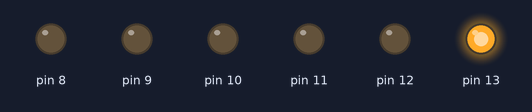
Bench run of a sketch on a simulated Arduino Uno, built with avr-gcc and run on an emulated ATmega328P. Parts: output pins drawn as LEDs (lit = HIGH).

Above: at 0.2 s.
At 1.2 s:
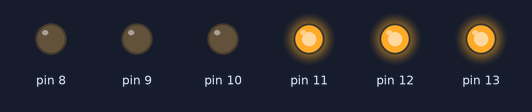
At 1.7 s:
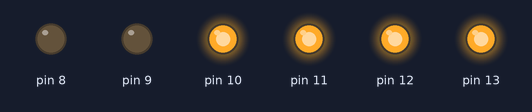
At 3.2 s:
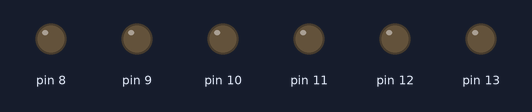
At 5.7 s:
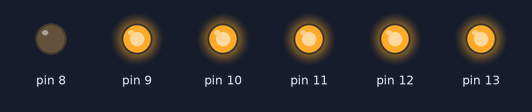
At 7.7 s:
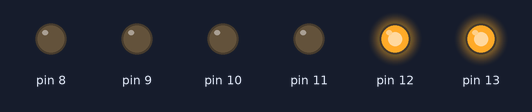
Timing chart, 0 to 8.1 s (numbered marks = the images above):
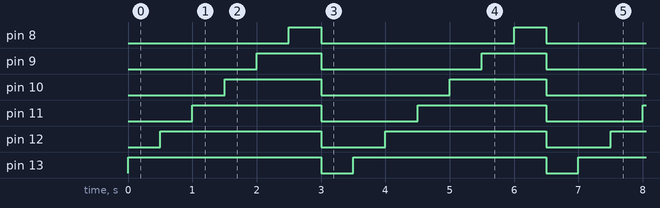

Measured:
- by itself, pin 8: alternates HIGH for 0.50 s and LOW for 3.0 s
- by itself, pin 9: alternates HIGH for 1.0 s and LOW for 2.5 s
- by itself, pin 10: alternates HIGH for 1.5 s and LOW for 2.0 s
- by itself, pin 11: alternates HIGH for 2.0 s and LOW for 1.5 s
- by itself, pin 12: alternates HIGH for 2.5 s and LOW for 1.0 s
- by itself, pin 13: alternates HIGH for 3.0 s and LOW for 0.50 s

The sketch:

p3-hw3_left_to_right_all_lit.ino
```cpp
// p3 homework 3: from left to right all lit
// https://circuits.io/circuits/2499358

void setup() {
  // put your setup code here, to run once:
  for (int i = 8; i < 14; i++) {
    pinMode(i, OUTPUT);
  }
}

void loop() {
  // put your main code here, to run repeatedly:
  for (int i = 13; i > 7; i--) {
    digitalWrite(i, HIGH);
    delay(500);
  }
  for (int i = 8; i < 14; i++) {
    digitalWrite(i, LOW);
  }
  delay(500);
}
```
